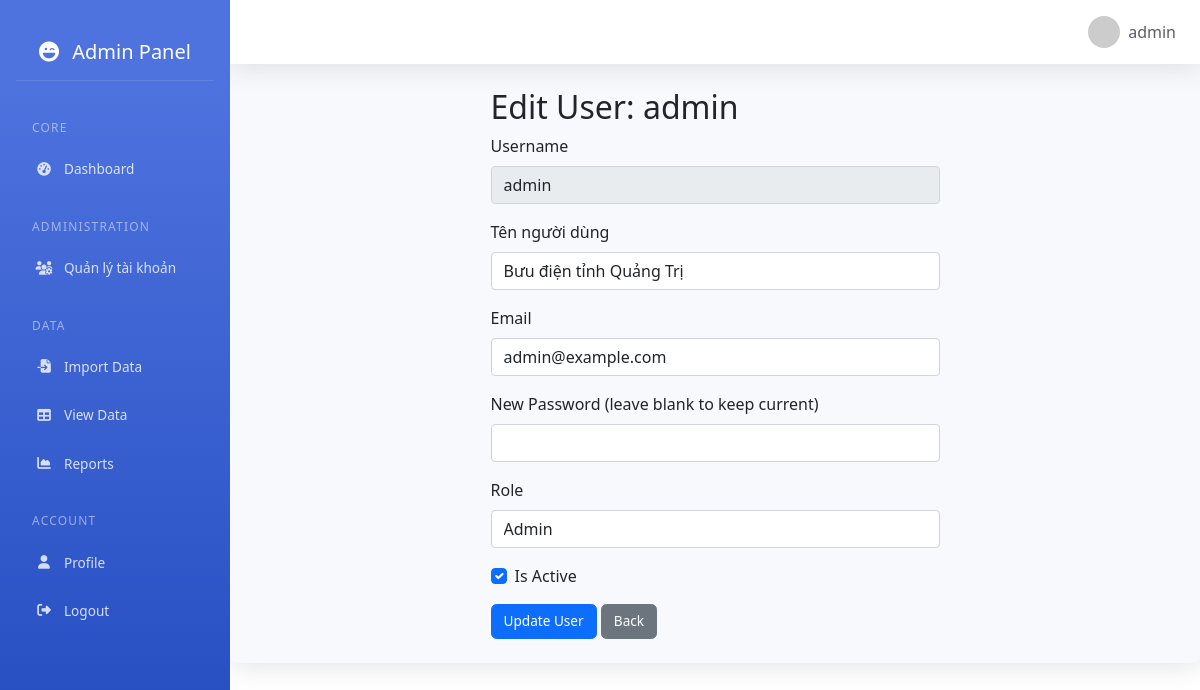
The page /admin/user/1 (signed in) on the database its author committed.
### app.py (models this page shows, shortened)
class User(db.Model):
    id = db.Column(db.Integer, primary_key=True)
    username = db.Column(db.String(80), unique=True, nullable=False)
    full_name = db.Column(db.String(100))  # Thêm trường Tên người dùng
    email = db.Column(db.String(120), unique=True, nullable=False)
    password_hash = db.Column(db.String(120), nullable=False)
    role = db.Column(db.String(20), default='user')  # Đảm bảo column này tồn tại
    is_active = db.Column(db.Boolean, default=True)
    manager_id = db.Column(db.Integer, db.ForeignKey('user.id'), nullable=True)
    subordinates = db.relationship('User',
                                 backref=db.backref('manager', remote_side=[id]),
                                 lazy='dynamic',
                                 foreign_keys=[manager_id])
    @property
    def is_admin(self):
        return self.role == 'admin'

### app.py (the view, shortened to what this page needs)
@app.route('/admin/user/<int:user_id>', methods=['GET', 'POST'])
@admin_required
def admin_edit_user(user_id):
    user = User.query.get_or_404(user_id)
    current_user = User.query.filter_by(username=session['username']).first()
    managers = User.query.filter(
        User.role.in_(['admin', 'manager']),
        User.id != user_id
    ).all()
    return render_template('admin/edit_user.html',
                         user=user,
                         current_user=current_user,
                         managers=managers)

### app.py (called while the page is built)
def admin_required(f):
    @wraps(f)
    def decorated_function(*args, **kwargs):
        if 'username' not in session:
            return redirect(url_for('login'))
        user = User.query.filter_by(username=session['username']).first()
        if not user or not user.is_admin:
            abort(403)  # Forbidden
        return f(*args, **kwargs)
    return decorated_function

@app.context_processor
def utility_processor():
    return {
        'datetime': datetime
    }

### templates/admin/edit_user.html (shortened to what this page needs)
{% extends "base.html" %}
{% block content %}
    <div class="row">
        <div class="col-md-6 offset-md-3">
            <h2>Edit User: {{ user.username }}</h2>
            <form method="POST">
                <div class="mb-3">
                    <label class="form-label">Username</label>
                    <input type="text" value="{{ user.username }}" class="form-control" disabled>
                </div>
                <div class="mb-3">
                    <label class="form-label">Tên người dùng</label>
                    <input type="text" name="full_name" value="{{ user.full_name if user.full_name else '' }}" class="form-control" placeholder="Nhập tên đầy đủ">
                </div>
                <div class="mb-3">
                    <label class="form-label">Email</label>
                    <input type="email" name="email" value="{{ user.email }}" class="form-control" required>
                </div>
                <div class="mb-3">
                    <label class="form-label">New Password (leave blank to keep current)</label>
                    <input type="password" name="new_password" class="form-control">
                </div>
                <div class="mb-3">
                    <label class="form-label">Role</label>
                    <select name="role" class="form-control" required>
                        {% if current_user.is_admin %}
                        <option value="admin" {% if user.role == 'admin' %}selected{% endif %}>Admin</option>
                        {% endif %}
                    </select>
                </div>
                <div class="mb-3 form-check">
                    <input type="checkbox" name="is_active" class="form-check-input" {% if user.is_active %}checked{% endif %}>
                    <label class="form-check-label">Is Active</label>
                </div>
                <button type="submit" class="btn btn-primary">Update User</button>
                <a href="{{ url_for('admin_dashboard') }}" class="btn btn-secondary">Back</a>
            </form>
        </div>
    </div>
{% endblock %}

### templates/base.html (style rules this page uses)
:root { --primary-color: #4e73df; --secondary-color: #858796; --success-color: #1cc88a; --info-color: #36b9cc; --warning-color: #f6c23e; --danger-color: #e74a3b; --light-color: #f8f9fc; --dark-color: #5a5c69; }
.btn { font-size: 0.85rem; padding: 0.375rem 0.75rem; border-radius: 0.35rem; font-weight: 500; }

### rows shown on the page
User: username "admin", full_name "Bưu điện tỉnh Quảng Trị", email "admin@example.com", role "Admin", is_active "☑"

### other values the page prints
{{ session['username'] }} "admin"
